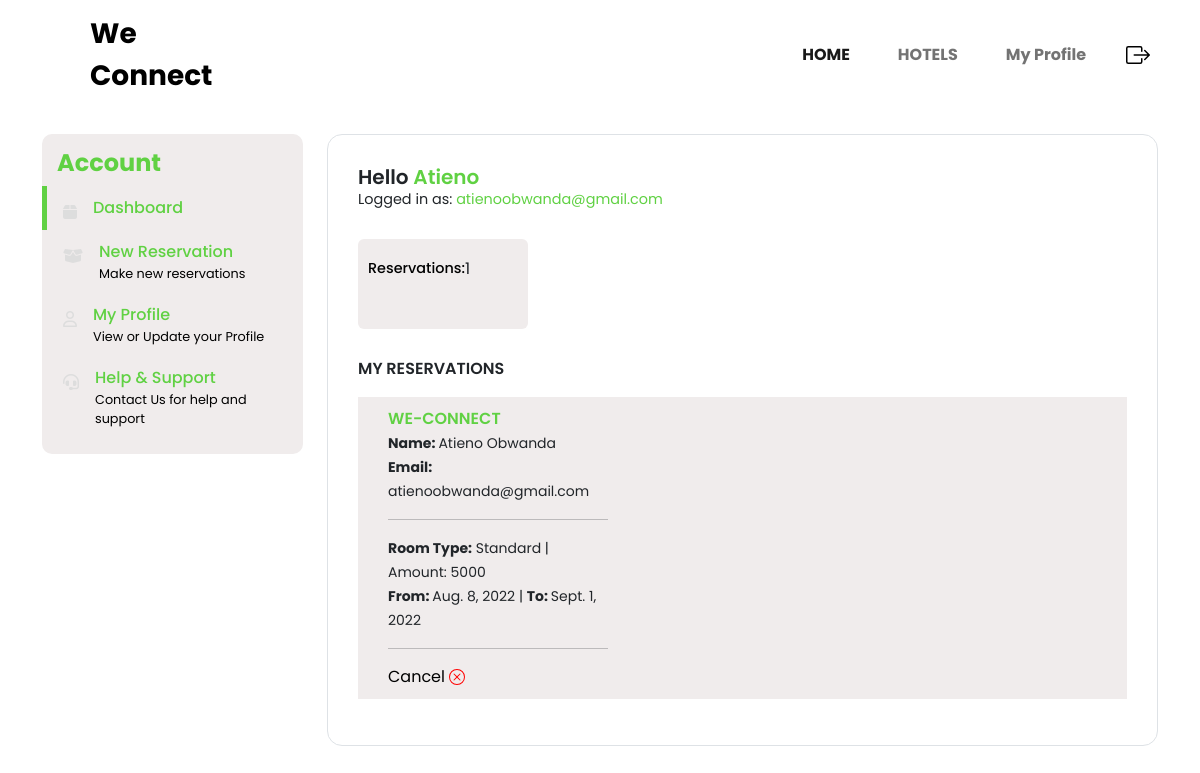
The page /dashboard/user/ (signed in) on the database its author committed.
### accounts/models.py (models this page shows)
class User(AbstractUser):
    is_owner = models.BooleanField(default=False)
    is_client = models.BooleanField(default=False)
    first_name = models.CharField(max_length=100)
    last_name = models.CharField(max_length=100)
    email=models.EmailField()

### app/models.py (models this page shows, shortened)
class Bookings(models.Model):
    hotel = models.ForeignKey(Hotel, on_delete=models.CASCADE)
    amount = models.ForeignKey(Room,  on_delete=models.CASCADE)
    user =  models.ManyToManyField(Client, related_name='userBookings')
    date = models.DateTimeField(auto_now_add=True)
    email=models.EmailField()
    fullName=models.CharField(max_length=100)
    phone = models.IntegerField(blank=True, null=True)
    check_in= models.DateTimeField()
    check_out = models.DateTimeField()

class Hotel (models.Model):
    hotel_name = models.CharField(max_length=100)
    description = models.TextField(blank= True)
    tagline = models.CharField(max_length=100)
    cover_image = models.ImageField(upload_to='images/')
    admin= models.ForeignKey(Owner,  on_delete=models.CASCADE)
    def __str__(self):
            return self.hotel_name

class Room (models.Model):
    ROOM_TYPE = (
        ('Standard', 'Standard'),
        ('Standard Twin', 'Standard Twin'),
        ('Deluxe', 'Deluxe'),
        ('Deluxe Twin', 'Deluxe Twin')
        )
    name = models.CharField(max_length=30, choices=ROOM_TYPE)
    tagline = models.CharField(max_length=100)
    rate = models.PositiveIntegerField(blank=True, null=True)
    image = models.ImageField(upload_to='images/')
    hotel= models.ForeignKey(Hotel,  on_delete=models.CASCADE)
    def __str__(self):
        return self.name

### dashboard/views.py (the view)
# urls.py: path('user/', views.clientDashboard, name='clientDashboard'),
def clientDashboard(request):
    currentUser = request.user.client
    activeBookings = Bookings.objects.filter(user=currentUser.pk).all()
    return render(request, 'client.html', {'activeBookings': activeBookings})

### dashboard/templates/client.html (shortened to what this page needs)
{% extends "base.html" %}
{% load static %}
{% block content %}
<!DOCTYPE html>
<html lang="en">
  <head>
 <link rel="stylesheet" href="https://cdnjs.cloudflare.com/ajax/libs/font-awesome/6.1.1/css/all.min.css" />
 <link rel="stylesheet" href="https://cdnjs.cloudflare.com/ajax/libs/font-awesome/6.1.1/css/brands.min.css" />
 <link rel="stylesheet" href="https://cdnjs.cloudflare.com/ajax/libs/font-awesome/6.1.1/css/fontawesome.min.css" />
 <link rel="stylesheet" href="https://cdnjs.cloudflare.com/ajax/libs/font-awesome/6.1.1/css/solid.min.css" />
    <link href="https://cdn.jsdelivr.net/npm/bootstrap@5.0.2/dist/css/bootstrap.min.css" rel="stylesheet">
    <link href="https://cdnjs.cloudflare.com/ajax/libs/font-awesome/4.7.0/css/font-awesome.min.css" rel="stylesheet">
    <link rel="stylesheet" type="text/css" href="{% static 'css/userDashboard.css' %}">
</head>
  <body>
    <div class="container mt-4">
        <div class="row">
            <div class="col-lg-3 my-lg-0 my-md-1">
                <div id="sidebar" class=" bg-light bg-purple">
                    <div class="h4 text" style="color:#60D143; font-weight: bold;">Account</div>
                    <ul>
                        <li class="active">
                            <a href="{% url 'clientDashboard' %}" class="text-decoration-none d-flex align-items-start">
                                <div class="fas fa-box pt-2 me-3"></div>
                                <div class="d-flex flex-column">
                                    <div class="link">Dashboard</div>
                                </div>
                            </a>
                        </li>
                        <li>
                            <a href="{% url 'hotels' %}" class="text-decoration-none d-flex align-items-start">
                                <div class="fas fa-box-open pt-2 me-3"></div>
                                <div class="d-flex flex-column">
                                    <div class="link">New Reservation</div>
                                    <div class="link-desc">Make new reservations</div>
                                </div>
                            </a>
                        </li>
                        <li>
                            <a href="{% url 'profile' %}" class="text-decoration-none d-flex align-items-start">
                                <div class="far fa-user pt-2 me-3"></div>
                                <div class="d-flex flex-column">
                                    <div class="link">My Profile</div>
                                    <div class="link-desc">View or Update your Profile</div>
                                </div>
                            </a>
                        </li>
                        <li>
                            <a href="#" class="text-decoration-none d-flex align-items-start">
                                <div class="fas fa-headset pt-2 me-3"></div>
                                <div class="d-flex flex-column">
                                    <div class="link">Help & Support</div>
                                    <div class="link-desc">Contact Us for help and support</div>
                                </div>
                            </a>
                        </li>
                    </ul>
                </div>
            </div>
            <div class="col-lg-9 my-lg-0 my-1">
                <div id="main-content" class="bg-white border">
                    <div class="d-flex flex-column">
                        <div class="h5">Hello <span style="color:#60D143">{{user.username}}</span></div>
                        <div>Logged in as: <span style="color:#60D143">{{user.email}}</span></div>
                    </div>
                    <div class="d-flex my-4 flex-wrap">
                        <div class="box me-4 my-1 bg-light">
                            <div class="d-flex align-items-center mt-2">
                                <div class="tag">Reservations: </div>
                                {% if activeBookings %}
                                {{activeBookings|length}}
                                {% else %}
                                0
                                {% endif %}
                            </div>
                        </div>
                    </div>
                    <div class="text-uppercase">My Reservations</div>
                    {% if activeBookings %}
                    {% for activeBooking in activeBookings %}
                    <div class="order my-3 bg-light">
                        <div class="row">
                            <div class="col-lg-4">
                                <div class="d-flex flex-column justify-content-between order-summary">
                                    <div class="d-flex align-items-center">
                                        <div class="text-uppercase" style="color:#60D143">{{activeBooking.hotel}}</div>
                                    </div>
                                    <div class="fs-8"><small><span style="font-weight: bold;">Name: </span>{{activeBooking.fullName}}</small></div>
                                    <div class="fs-8"><small><span style="font-weight: bold;">Email: </span> {{activeBooking.email}}</small></div>
                                    <hr/>
                                    <div class="fs-8"><small><span style="font-weight: bold;">Room Type:</span> {{activeBooking.amount}} | Amount: {{activeBooking.amount.rate}}</small></div>
                                    <div class="fs-8"><small><span style="font-weight: bold;">From: </span> {{activeBooking.check_in |date}} | <span style="font-weight: bold;">To: </span>{{activeBooking.check_out |date}}</small></div>
                                      <hr/>
                                    <form method="POST" action="{% url 'delBooking' activeBooking.pk %}">
                                        <button style="background-color: transparent; border: none; box-shadow: none;" type="submit">
                                          Cancel
                                      </form>
                                </div>
                            </div>
                            </div>
                            </div>
                         {% endfor %}
                    {% endif %}
                </div>
            </div>
        </div>
    </div>
{% endblock content %}

### app/templates/base.html (shortened to what this page needs)
{% load static %}
<!DOCTYPE html>
<html lang="en">
  <head>
    <link href="https://cdn.jsdelivr.net/npm/bootstrap@5.0.2/dist/css/bootstrap.min.css" rel="stylesheet">
    <link href="https://cdnjs.cloudflare.com/ajax/libs/font-awesome/4.7.0/css/font-awesome.min.css" rel="stylesheet">
<link rel="stylesheet" type="text/css" href="{% static 'css/base.css' %}">
<link rel="stylesheet" type="text/css" href="{% static 'css/main.css' %}">
</head>
<body>
<div class="container navBox" >
  <nav class="navbar navbar-expand-lg navbar-light"  *ngIf="nav.visible">
      <div class="container-fluid pe-lg-2 p-0">
          <a class="navbar-brand fw-bold fs-3" href="{% url 'home' %}" style="color:#000;">
            We
            <span><br>Connect</span>
        </a>
          <div class="collapse navbar-collapse" id="navbarSupportedContent">
              <ul class="navbar-nav ms-auto mb-2 mb-lg-0">
                  <li class="nav-item">
                      <a class="nav-link pe-3 me-4 fw-bold active" aria-current="page" href="{% url 'home' %}">HOME</a>
                  </li>
                  <li class="nav-item">
                      <a class="nav-link pe-3 me-4 fw-bold" href="{% url 'hotels' %}">HOTELS</a>
                  </li>
                  {% if user.is_authenticated %}
                  <li class="nav-item">
                      <a class="nav-link pe-3 me-4 fw-bold" href="{% url 'profile' %}">My Profile</a>
                  </li>
              </ul>
              <a class="navbar-logo ml-2" href="{% url 'logout' %}" class="text-center" style="color:black;">
              </a>
            </div>
    {% endif %}
          </div>
      </div>
{% block content %}
{% endblock %}
</body>
  </html>

### app/static/css/base.css (style rules this page uses)
* { padding: 0; margin: 0; box-sizing: border-box; font-family: Newyork; }
.navbar .navbar-nav .nav-item .active { color: #60D143; }
.navbar .navbar-nav .nav-item { color: black; }

### app/static/css/main.css (style rules this page uses)
html, body, header, .view { height: 80vh; }
body { background: #fff; color: #333333; }

### app/static/css/userDashboard.css (style rules this page uses)
* { padding: 0; margin: 0; box-sizing: border-box; font-family: 'Poppins', sans-serif; }
#sidebar { padding: 15px 0px 15px 0px; border-radius: 10px; }
#sidebar .h4 { font-weight: 500; padding-left: 15px; }
#sidebar ul { list-style: none; margin: 0; padding-left: 0rem; }
#sidebar ul li { padding: 10px 0; display: block; padding-left: 1rem; padding-right: 1rem; border-left: 5px solid transparent; }
#sidebar ul li.active { border-left: 5px solid #60D143; }
#sidebar ul li a { display: block; }
#sidebar ul li a .fas, #sidebar ul li a .far { color: #ddd; }
#sidebar ul li a .link { color: #60D143; font-weight: 500; }
#sidebar ul li a .link-desc { font-size: 0.8rem; color: #000; }
#main-content { padding: 30px; border-radius: 15px; }
#main-content .h5, #main-content .text-uppercase { font-weight: 600; margin-bottom: 0; }
#main-content .h5+div { font-size: 0.9rem; }
#main-content .box { padding: 10px; border-radius: 6px; width: 170px; height: 90px; }
#main-content .box .tag { font-size: 0.9rem; color: #000; font-weight: 500; }
.order { padding: 10px 30px; min-height: 150px; }
.bg-light { background-color: #f0ecec !important; }

### rows shown on the page
User: username "Atieno", email "atienoobwanda@gmail.com"
Bookings: hotel "WE-CONNECT", fullName "Atieno Obwanda", email "atienoobwanda@gmail.com", amount "Standard", amount.rate "5000", check_in "Aug. 8, 2022", check_out "Sept. 1, 2022"

### other values the page prints
{{ activeBookings|length }} "1"
